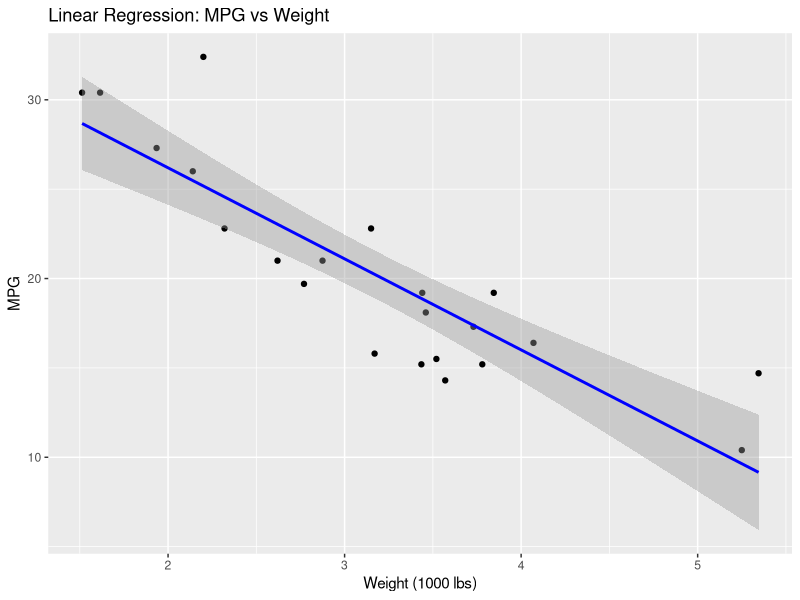

Generate this figure with R:
#install caTools
install.packages("caTools")

# Load necessary libraries
library(ggplot2)
library(caTools)
# Load the dataset
data <- mtcars
# View the first few rows of the dataset
head(data)
# Set seed for reproducibility
set.seed(123)
# Split the data into training (70%) and testing (30%) sets
split <- sample.split(data$mpg, SplitRatio = 0.7)
train_data <- subset(data, split == TRUE)
test_data <- subset(data, split == FALSE)
# Train the linear regression model
model <- lm(mpg ~ wt, data = train_data)
summary(model)
# Make predictions on the test set
predictions <- predict(model, newdata = test_data)
# Compare predicted vs actual values
comparison <- data.frame(Actual = test_data$mpg, Predicted = predictions)
comparison
# Plot the data and the regression line
ggplot(train_data, aes(x = wt, y = mpg)) +
  geom_point() +
  geom_smooth(method = "lm", col = "blue") +
  labs(title = "Linear Regression: MPG vs Weight", x = "Weight (1000 lbs)", y = "MPG")
#############################################
#Unsupervised Learning
